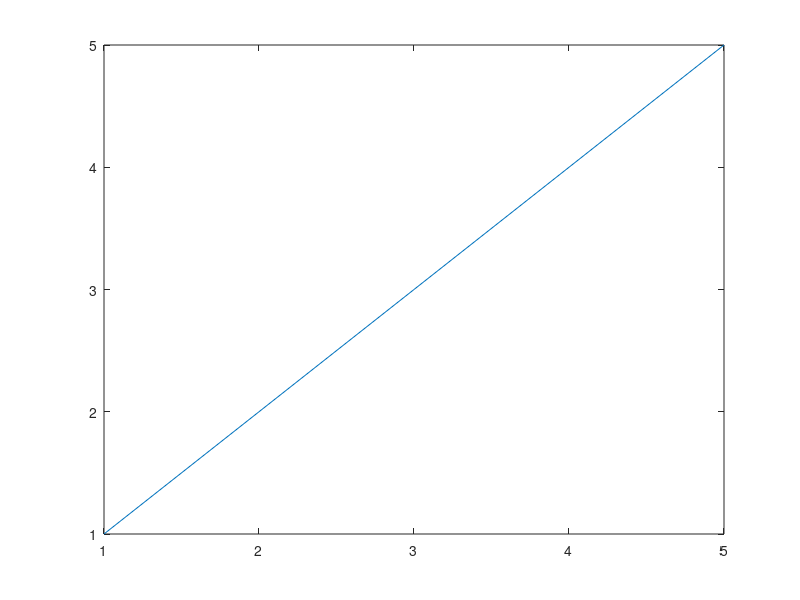
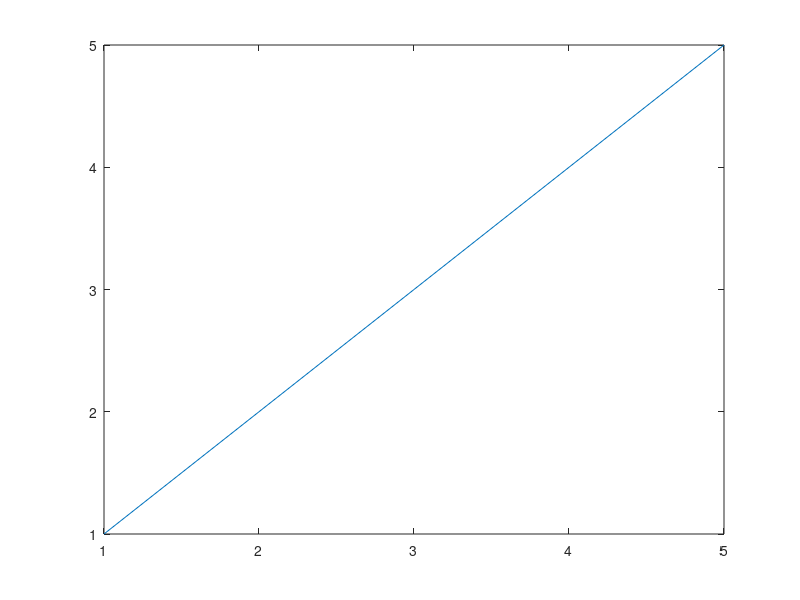
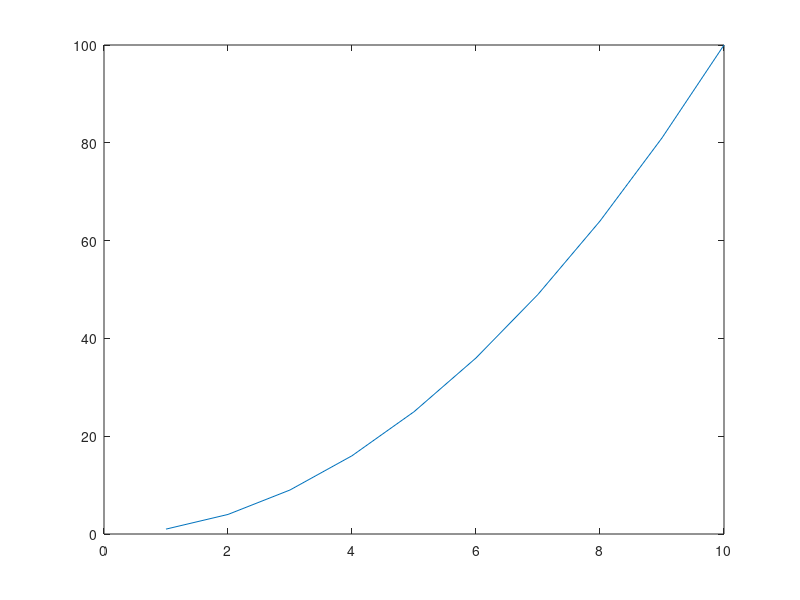

Write MATLAB code to recreate these figures, in order.
## P5 前置：**零重链现状探针** —— 量清当前"图形渲染栈"到底有什么、缺什么。
## 由 test/browser/probe-p5-run.mjs 写进 wasm FS 再 run。
##
## 为什么先量这个：P5 的方向是 **OSMesa**（Mesa 软件光栅化），目标是让 Octave 自己的
## `opengl_renderer` 原样跑起来。在动手建 Mesa 之前，先把"现在有没有 GL 相关的东西"
## 逐条问清楚，免得照着一个错误的前提开工。

printf ("build=%s\n", version ());

## --- 1) toolkit 面：现在能用哪些 ---
printf ("P1) available_toolkits={%s}\n", strjoin (available_graphics_toolkits (), ","));
printf ("P2) loaded_toolkits={%s}\n", strjoin (loaded_graphics_toolkits (), ","));
printf ("P3) default_toolkit=%s\n", graphics_toolkit ());

## --- 2) OpenGL 相关符号在不在（决定 opengl_renderer 这条路能不能走）---
printf ("P4) exist __opengl_plot__      = %d\n", exist ("__opengl_plot__"));
printf ("P5) exist __opengl_plot_intern__= %d\n", exist ("__opengl_plot_intern__"));
printf ("P6) exist __init_gl__          = %d\n", exist ("__init_gl__"));
printf ("P7) exist __gh_manager__       = %d\n", exist ("__gh_manager__"));
printf ("P8) exist __go_draw_axes__     = %d\n", exist ("__go_draw_axes__"));
printf ("P9) exist __gnuplot_drawnow__  = %d\n", exist ("__gnuplot_drawnow__"));
printf ("P10) exist __fltk_redraw__     = %d\n", exist ("__fltk_redraw__"));

## --- 3) 渲染出口：print / getframe / 屏幕 ---
try
  clf; plot (1:5); print ("/tmp/p5.svg", "-dsvg");
  d = dir ("/tmp/p5.svg");
  printf ("P11) print -dsvg  OK bytes=%d\n", d.bytes);
catch e
  printf ("P11) print -dsvg ERR: %s\n", e.message);
end_try_catch

try
  clf; plot (1:5); print ("/tmp/p5.png", "-dpng");
  printf ("P12) print -dpng OK\n");
catch e
  printf ("P12) print -dpng ERR: %s\n", e.message);
end_try_catch

try
  clf; plot (1:5); f = getframe ();
  printf ("P13) getframe OK size=[%d %d]\n", rows (f.cdata), columns (f.cdata));
catch e
  printf ("P13) getframe ERR: %s\n", e.message);
end_try_catch

try
  clf; plot (1:5); drawnow ();
  printf ("P14) drawnow OK\n");
catch e
  printf ("P14) drawnow ERR: %s\n", e.message);
end_try_catch

## --- 4) 现有渲染栈的"真实成分"：桥产出的 SVG 里有什么图元 ---
try
  hf = figure (); clf; plot (1:10, (1:10).^2);
  print ("/tmp/p5b.svg", "-dsvg");
  s = fileread ("/tmp/p5b.svg");
  printf ("P15) bridge SVG: polyline=%d text=%d bytes=%d\n", ...
          numel (strfind (s, "<polyline")), numel (strfind (s, "<text")), numel (s));
catch e
  printf ("P15) ERR: %s\n", e.message);
end_try_catch

## --- 5) OpenGL 是否编进构建（config 面）---
printf ("P16) exist gl_renderer       = %d\n", exist ("gl_renderer"));
try
  printf ("P17) __have_feature__ 探测: OPENGL=%d\n", __have_feature__ ("OPENGL"));
catch e
  printf ("P17) __have_feature__ ERR: %s\n", e.message);
end_try_catch
try
  feats = __have_feature__ ("all");
  printf ("P18) features: %s\n", strjoin (feats, ","));
catch e
  printf ("P18) ERR: %s\n", e.message);
end_try_catch
